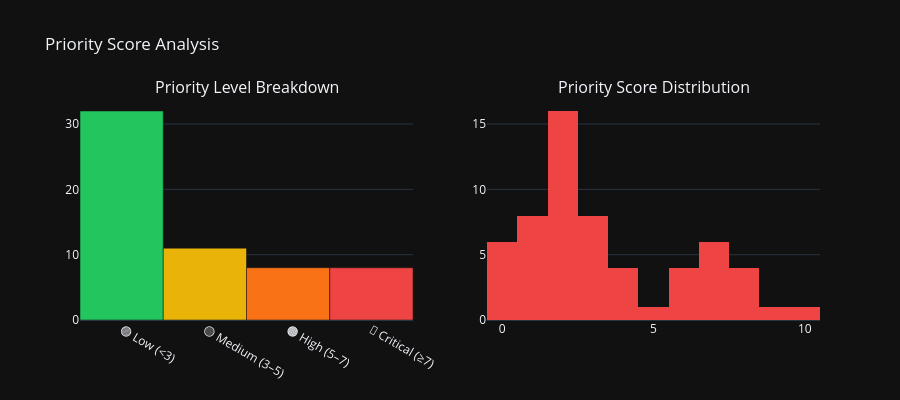

The cell this chart's notebook holds for it:
### Code cell
# CELL 8 — Priority Scoring & Correlation Heatmap
if 'priority_score' in df.columns:
    labels_p  = ['🟢 Low (<3)','🟡 Medium (3–5)','🟠 High (5–7)','🔴 Critical (≥7)']
    counts_p  = [(df['priority_score']<3).sum(),
                 ((df['priority_score']>=3)&(df['priority_score']<5)).sum(),
                 ((df['priority_score']>=5)&(df['priority_score']<7)).sum(),
                 (df['priority_score']>=7).sum()]
    colors_p  = ['#22c55e','#eab308','#f97316','#ef4444']
    fig = make_subplots(rows=1, cols=2,
        subplot_titles=['Priority Level Breakdown','Priority Score Distribution'])
    fig.add_trace(go.Bar(x=labels_p, y=counts_p, marker_color=colors_p, showlegend=False), row=1, col=1)
    fig.add_trace(go.Histogram(x=df['priority_score'], nbinsx=20,
        marker_color='#ef4444', showlegend=False), row=1, col=2)
    fig.update_layout(template=PLOTLY_TEMPLATE, height=400, title_text='Priority Score Analysis')
    fig.show()
num_cols = df.select_dtypes(include='number').columns.tolist()
if len(num_cols) >= 3:
    corr = df[num_cols[:12]].corr()
    fig2 = px.imshow(corr, text_auto='.2f', title='Feature Correlation Heatmap',
        color_continuous_scale='RdBu_r', aspect='auto', template=PLOTLY_TEMPLATE)
    fig2.show()
print('✅ Cell 8 complete')

### Figure 1 — Plotly figure (JSON) as saved in the notebook; plotly's stock layout.template omitted (floating-point values rounded to 4 significant figures)
{"data": [{"marker": {"color": ["#22c55e", "#eab308", "#f97316", "#ef4444"]}, "showlegend": false, "type": "bar", "x": ["🟢 Low (<3)", "🟡 Medium (3–5)", "🟠 High (5–7)", "🔴 Critical (≥7)"], "xaxis": "x", "y": [32, 11, 8, 8], "yaxis": "y"}, {"marker": {"color": "#ef4444"}, "nbinsx": 20, "showlegend": false, "type": "histogram", "x": [1.46, 7.0, 1.65, 0.01, 4.42, 8.38, 1.34, 1.75, 1.41, 6.0, 1.7, 4.26, 3.25, 7.02, 0.0, 6.93, 8.4, 3.3, 1.26, 3.32, 0.16, 6.42, 1.7, 1.7, 4.85, 5.96, 1.83, 1.33, 2.93, 1.89, 1.34, 6.55, 1.71, 1.84, 8.37, 3.43, 9.0, 0.81, 3.37, 2.93, 8.02, 1.58, 1.8, 5.63, 2.02, 1.99, 10.0, 0.06, 2.11, 3.97, 1.6, 2.14, 4.0, 6.64, 0.26, 3.12, 0.0, 6.66, 1.47], "xaxis": "x2", "yaxis": "y2"}], "layout": {"annotations": [{"font": {"size": 16}, "showarrow": false, "text": "Priority Level Breakdown", "x": 0.225, "xanchor": "center", "xref": "paper", "y": 1, "yanchor": "bottom", "yref": "paper"}, {"font": {"size": 16}, "showarrow": false, "text": "Priority Score Distribution", "x": 0.775, "xanchor": "center", "xref": "paper", "y": 1, "yanchor": "bottom", "yref": "paper"}], "height": 400, "title": {"text": "Priority Score Analysis"}, "xaxis": {"anchor": "y", "domain": [0, 0.45]}, "xaxis2": {"anchor": "y2", "domain": [0.55, 1]}, "yaxis": {"anchor": "x", "domain": [0, 1]}, "yaxis2": {"anchor": "x2", "domain": [0, 1]}}}
